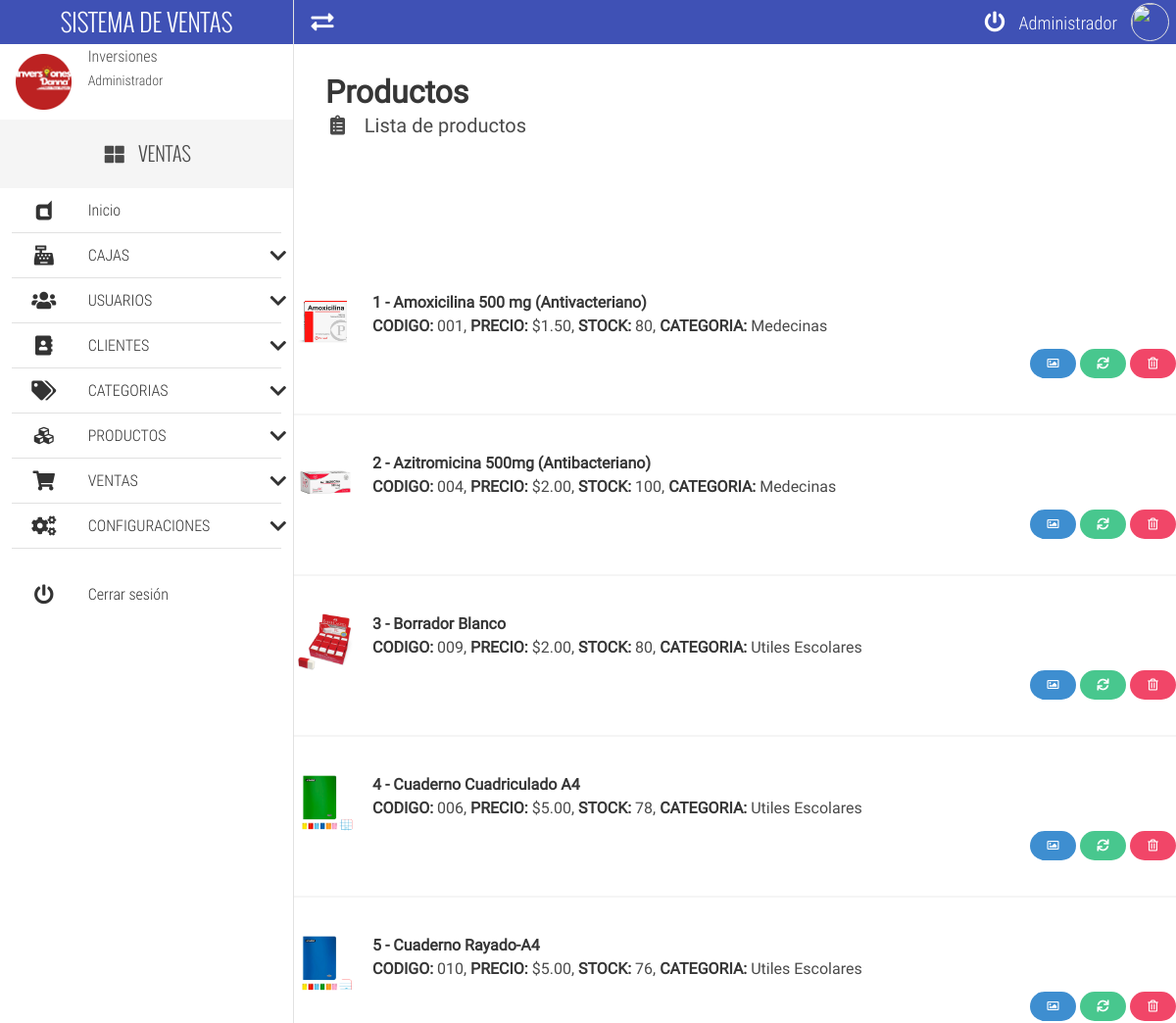
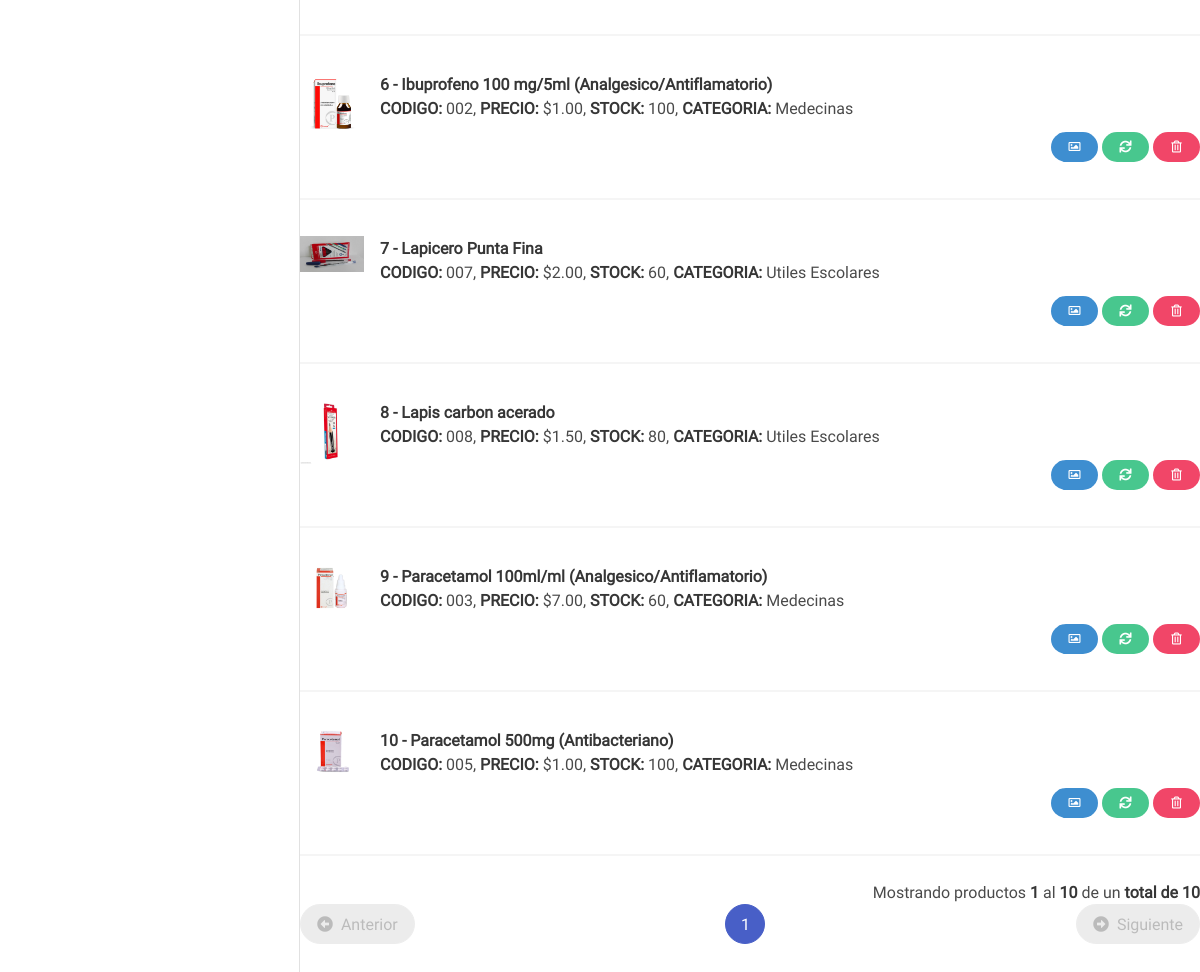
The app's page /productList/ (signed in) with its own data (2 pictures, top to bottom).
### tables this page shows
CREATE TABLE `producto` (
  `producto_id` int(20) NOT NULL,
  `producto_codigo` varchar(77) NOT NULL,
  `producto_nombre` varchar(100) NOT NULL,
  `producto_stock_total` int(25) NOT NULL,
  `producto_tipo_unidad` varchar(20) NOT NULL,
  `producto_precio_compra` decimal(30,2) NOT NULL,
  `producto_precio_venta` decimal(30,2) NOT NULL,
  `producto_marca` varchar(35) NOT NULL,
  `producto_modelo` varchar(35) NOT NULL,
  `producto_estado` varchar(20) NOT NULL,
  `producto_foto` varchar(500) NOT NULL,
  `categoria_id` int(7) NOT NULL
);

CREATE TABLE `categoria` (
  `categoria_id` int(7) NOT NULL,
  `categoria_nombre` varchar(50) NOT NULL,
  `categoria_ubicacion` varchar(80) NOT NULL
);

### app/controllers/productController.php (the view, shortened to what this page needs)
<?php
	class productController extends mainModel{
		public function listarProductoControlador($pagina,$registros,$url,$busqueda,$categoria){
			$pagina=$this->limpiarCadena($pagina);
			$registros=$this->limpiarCadena($registros);
			$categoria=$this->limpiarCadena($categoria);
			$url=$this->limpiarCadena($url);
			if($categoria>0){
				$url=APP_URL.$url."/".$categoria."/";
			}else{
				$url=APP_URL.$url."/";
			}
			$busqueda=$this->limpiarCadena($busqueda);
			$tabla="";
			$pagina = (isset($pagina) && $pagina>0) ? (int) $pagina : 1;
			$inicio = ($pagina>0) ? (($pagina * $registros)-$registros) : 0;
			$campos="producto.producto_id,producto.producto_codigo,producto.producto_nombre,producto_stock_total,producto.producto_precio_venta,producto.producto_foto,categoria.categoria_nombre";
			if(isset($busqueda) && $busqueda!=""){
				$consulta_datos="SELECT $campos FROM producto INNER JOIN categoria ON producto.categoria_id=categoria.categoria_id WHERE producto_codigo LIKE '%$busqueda%' OR producto_nombre LIKE '%$busqueda%' OR producto_marca LIKE '%$busqueda%' OR producto_modelo LIKE '%$busqueda%' ORDER BY producto_nombre ASC LIMIT $inicio,$registros";
				$consulta_total="SELECT COUNT(producto_id) FROM producto WHERE producto_codigo LIKE '%$busqueda%' OR producto_nombre LIKE '%$busqueda%' OR producto_marca LIKE '%$busqueda%' OR producto_modelo LIKE '%$busqueda%'";
		    }else{
				$consulta_datos="SELECT $campos FROM producto INNER JOIN categoria ON producto.categoria_id=categoria.categoria_id ORDER BY producto_nombre ASC LIMIT $inicio,$registros";
				$consulta_total="SELECT COUNT(producto_id) FROM producto";
			}
			$datos = $this->ejecutarConsulta($consulta_datos);
			$datos = $datos->fetchAll();
			$total = $this->ejecutarConsulta($consulta_total);
			$total = (int) $total->fetchColumn();
			$numeroPaginas =ceil($total/$registros);
		    if($total>=1 && $pagina<=$numeroPaginas){
				$contador=$inicio+1;
				$pag_inicio=$inicio+1;
				foreach($datos as $rows){
					$tabla.='
		            <article class="media pb-3 pt-3">
		                <figure class="media-left">
		                    <p class="image is-64x64">';
		                        if(is_file("./app/views/productos/".$rows['producto_foto'])){
		                            $tabla.='<img src="'.APP_URL.'app/views/productos/'.$rows['producto_foto'].'">';
		                        }else{
		                            $tabla.='<img src="'.APP_URL.'app/views/productos/default.png">';
		                        }
		            $tabla.='</p>
		                </figure>
		                <div class="media-content">
		                    <div class="content">
		                        <p>
		                            <strong>'.$contador.' - '.$rows['producto_nombre'].'</strong><br>
		                            <strong>CODIGO:</strong> '.$rows['producto_codigo'].',
		                            <strong>PRECIO:</strong> $'.$rows['producto_precio_venta'].',
		                            <strong>STOCK:</strong> '.$rows['producto_stock_total'].',
		                            <strong>CATEGORIA:</strong> '.$rows['categoria_nombre'].'
		                        </p>
		                    </div>
		                    <div class="has-text-right">
		                        <a href="'.APP_URL.'productPhoto/'.$rows['producto_id'].'/" class="button is-info is-rounded is-small">
			                    	<i class="far fa-image fa-fw"></i>
			                    </a>
		                        <a href="'.APP_URL.'productUpdate/'.$rows['producto_id'].'/" class="button is-success is-rounded is-small">
		                        	<i class="fas fa-sync fa-fw"></i>
		                        </a>
		                        <form class="FormularioAjax is-inline-block" action="'.APP_URL.'app/ajax/productoAjax.php" method="POST" autocomplete="off" >
			                		<input type="hidden" name="modulo_producto" value="eliminar">
			                		<input type="hidden" name="producto_id" value="'.$rows['producto_id'].'">
			                    	<button type="submit" class="button is-danger is-rounded is-small">
			                    		<i class="far fa-trash-alt fa-fw"></i>
			                    	</button>
			                    </form>
		                    </div>
		                </div>
		            </article>
		            <hr>
		            ';
					$contador++;
				}
				$pag_final=$contador-1;
			}
			if($total>0 && $pagina<=$numeroPaginas){
				$tabla.='<p class="has-text-right">Mostrando productos <strong>'.$pag_inicio.'</strong> al <strong>'.$pag_final.'</strong> de un <strong>total de '.$total.'</strong></p>';
				$tabla.=$this->paginadorTablas($pagina,$numeroPaginas,$url,7);
			}
			return $tabla;
		}
	}

### records on screen
producto: producto_foto (picture), producto_nombre "Amoxicilina 500 mg (Antivacteriano)", producto_codigo "001", producto_precio_venta "1.50", producto_stock_total "80", categoria.categoria_nombre "Medecinas"
producto: producto_foto (picture), producto_nombre "Azitromicina 500mg (Antibacteriano)", producto_codigo "004", producto_precio_venta "2.00", producto_stock_total "100", categoria.categoria_nombre "Medecinas"
producto: producto_foto (picture), producto_nombre "Borrador Blanco", producto_codigo "009", producto_precio_venta "2.00", producto_stock_total "80", categoria.categoria_nombre "Utiles Escolares"
producto: producto_foto (picture), producto_nombre "Cuaderno Cuadriculado A4", producto_codigo "006", producto_precio_venta "5.00", producto_stock_total "78", categoria.categoria_nombre "Utiles Escolares"
producto: producto_foto (picture), producto_nombre "Cuaderno Rayado-A4", producto_codigo "010", producto_precio_venta "5.00", producto_stock_total "76", categoria.categoria_nombre "Utiles Escolares"
producto: producto_foto (picture), producto_nombre "Ibuprofeno 100 mg/5ml (Analgesico/Antiflamatorio)", producto_codigo "002", producto_precio_venta "1.00", producto_stock_total "100", categoria.categoria_nombre "Medecinas"
producto: producto_foto (picture), producto_nombre "Lapicero Punta Fina", producto_codigo "007", producto_precio_venta "2.00", producto_stock_total "60", categoria.categoria_nombre "Utiles Escolares"
producto: producto_foto (picture), producto_nombre "Lapis carbon acerado", producto_codigo "008", producto_precio_venta "1.50", producto_stock_total "80", categoria.categoria_nombre "Utiles Escolares"
producto: producto_foto (picture), producto_nombre "Paracetamol 100ml/ml (Analgesico/Antiflamatorio)", producto_codigo "003", producto_precio_venta "7.00", producto_stock_total "60", categoria.categoria_nombre "Medecinas"
producto: producto_foto (picture), producto_nombre "Paracetamol 500mg (Antibacteriano)", producto_codigo "005", producto_precio_venta "1.00", producto_stock_total "100", categoria.categoria_nombre "Medecinas"

### other values on screen
$_SESSION['nombre'] "Inversiones"
$_SESSION['usuario'] "Administrador"
APP_NAME "VENTAS"
$pag_inicio "1"
$pag_final "10"
$total "10"
